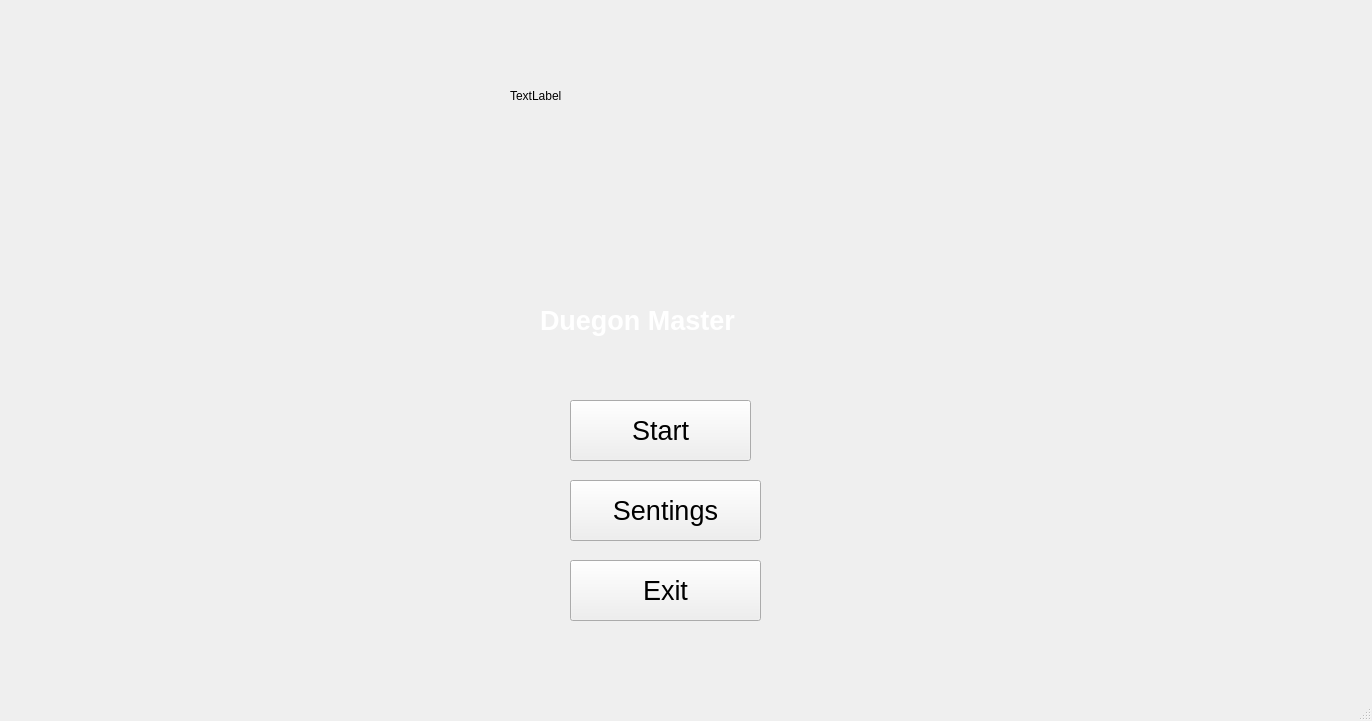
<?xml version="1.0" encoding="UTF-8"?>
<ui version="4.0">
 <class>Start</class>
 <widget class="QMainWindow" name="Start">
  <property name="geometry">
   <rect>
    <x>0</x>
    <y>0</y>
    <width>1372</width>
    <height>721</height>
   </rect>
  </property>
  <property name="windowTitle">
   <string>MainWindow</string>
  </property>
  <widget class="QWidget" name="centralwidget">
   <widget class="QLabel" name="label">
    <property name="geometry">
     <rect>
      <x>540</x>
      <y>290</y>
      <width>261</width>
      <height>61</height>
     </rect>
    </property>
    <property name="palette">
     <palette>
      <active>
       <colorrole role="WindowText">
        <brush brushstyle="SolidPattern">
         <color alpha="255">
          <red>255</red>
          <green>255</green>
          <blue>255</blue>
         </color>
        </brush>
       </colorrole>
       <colorrole role="Text">
        <brush brushstyle="SolidPattern">
         <color alpha="255">
          <red>255</red>
          <green>255</green>
          <blue>255</blue>
         </color>
        </brush>
       </colorrole>
       <colorrole role="PlaceholderText">
        <brush brushstyle="SolidPattern">
         <color alpha="128">
          <red>255</red>
          <green>255</green>
          <blue>255</blue>
         </color>
        </brush>
       </colorrole>
      </active>
      <inactive>
       <colorrole role="WindowText">
        <brush brushstyle="SolidPattern">
         <color alpha="255">
          <red>255</red>
          <green>255</green>
          <blue>255</blue>
         </color>
        </brush>
       </colorrole>
       <colorrole role="Text">
        <brush brushstyle="SolidPattern">
         <color alpha="255">
          <red>255</red>
          <green>255</green>
          <blue>255</blue>
         </color>
        </brush>
       </colorrole>
       <colorrole role="PlaceholderText">
        <brush brushstyle="SolidPattern">
         <color alpha="128">
          <red>255</red>
          <green>255</green>
          <blue>255</blue>
         </color>
        </brush>
       </colorrole>
      </inactive>
      <disabled>
       <colorrole role="WindowText">
        <brush brushstyle="SolidPattern">
         <color alpha="255">
          <red>120</red>
          <green>120</green>
          <blue>120</blue>
         </color>
        </brush>
       </colorrole>
       <colorrole role="Text">
        <brush brushstyle="SolidPattern">
         <color alpha="255">
          <red>120</red>
          <green>120</green>
          <blue>120</blue>
         </color>
        </brush>
       </colorrole>
       <colorrole role="PlaceholderText">
        <brush brushstyle="SolidPattern">
         <color alpha="128">
          <red>0</red>
          <green>0</green>
          <blue>0</blue>
         </color>
        </brush>
       </colorrole>
      </disabled>
     </palette>
    </property>
    <property name="font">
     <font>
      <pointsize>20</pointsize>
      <weight>75</weight>
      <bold>true</bold>
     </font>
    </property>
    <property name="cursor">
     <cursorShape>ArrowCursor</cursorShape>
    </property>
    <property name="text">
     <string>Duegon Master</string>
    </property>
   </widget>
   <widget class="QPushButton" name="pushButton">
    <property name="geometry">
     <rect>
      <x>570</x>
      <y>400</y>
      <width>181</width>
      <height>61</height>
     </rect>
    </property>
    <property name="font">
     <font>
      <pointsize>20</pointsize>
     </font>
    </property>
    <property name="text">
     <string>Start</string>
    </property>
   </widget>
   <widget class="QPushButton" name="pushButton_2">
    <property name="geometry">
     <rect>
      <x>570</x>
      <y>480</y>
      <width>191</width>
      <height>61</height>
     </rect>
    </property>
    <property name="font">
     <font>
      <pointsize>20</pointsize>
     </font>
    </property>
    <property name="text">
     <string>Sentings</string>
    </property>
   </widget>
   <widget class="QPushButton" name="exit">
    <property name="geometry">
     <rect>
      <x>570</x>
      <y>560</y>
      <width>191</width>
      <height>61</height>
     </rect>
    </property>
    <property name="font">
     <font>
      <pointsize>20</pointsize>
     </font>
    </property>
    <property name="text">
     <string>Exit</string>
    </property>
   </widget>
   <widget class="QLabel" name="logo">
    <property name="geometry">
     <rect>
      <x>510</x>
      <y>30</y>
      <width>511</width>
      <height>131</height>
     </rect>
    </property>
    <property name="text">
     <string>TextLabel</string>
    </property>
   </widget>
  </widget>
  <widget class="QMenuBar" name="menubar">
   <property name="geometry">
    <rect>
     <x>0</x>
     <y>0</y>
     <width>1372</width>
     <height>26</height>
    </rect>
   </property>
  </widget>
  <widget class="QStatusBar" name="statusbar"/>
 </widget>
 <resources/>
 <connections/>
</ui>
